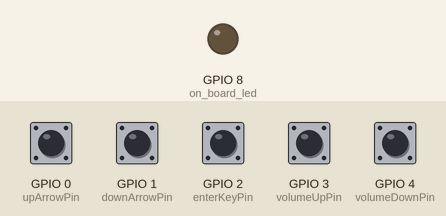
The sketch below on a simulated ESP32-C6. On the bench: output pins drawn as LEDs (lit = HIGH). Dashed ring = blinking. The inputs (shaded band) are chosen by the test bench; at power-on: GPIO 0 (upArrowPin), GPIO 1 (downArrowPin), GPIO 2 (enterKeyPin), GPIO 3 (volumeUpPin), GPIO 4 (volumeDownPin) HIGH. USB keyboard and mouse output is not drawn.

Above: at 1.2 s.
1.3 s: GPIO 0 (upArrowPin) pulled LOW for 1 s
At 1.45 s:
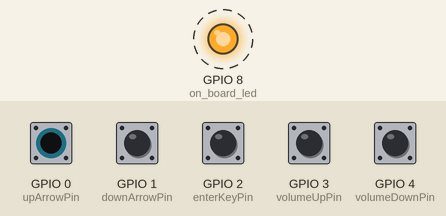
Timing chart, 0 to 4.3 s (numbered marks = the images above; inputs shaded):
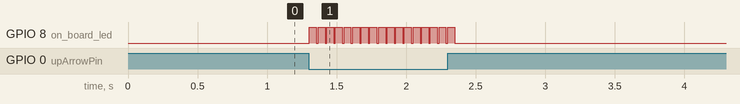

Measured:
- after the input at 1.3 s, GPIO 8 (on_board_led): alternates HIGH for 0.05 s and LOW for 0.01 s, 34 changes in all, then stays LOW, starting at once

The sketch:

esp32-c6-zero-m_btle_hid_device.ino
```cpp
/*
  esp32-c6-zero-m_ble_hid_device

  This is my test attempt to create a Bluetooth LE Device which
  is supposed to emulate a mouse vscroll and hscroll
*/

#include <BleKeyboard.h>

// this is the array the library takes to configure the device
// containing (device_name, oem, battery_default_level)
BleKeyboard bleKeyboard("ESP32 HID Dial", "Espressif", 100);

// my mapping for the pins, prone to change
const int upArrowPin = 0;
const int downArrowPin = 1;
const int enterKeyPin = 2;
const int volumeUpPin = 3;
const int volumeDownPin = 4;

// setup code that runs before the loop
void setup() {
  pinMode(upArrowPin, INPUT_PULLUP);
  pinMode(downArrowPin, INPUT_PULLUP);
  pinMode(enterKeyPin, INPUT_PULLUP);
  pinMode(volumeUpPin, INPUT_PULLUP);
  pinMode(volumeDownPin, INPUT_PULLUP);

  pinMode(LED_BUILTIN, OUTPUT); // on board led

  // calls a library function
  bleKeyboard.begin();
}

// main loop
void loop() {
  // enables the reading of GPIO when it is connected
  if (bleKeyboard.isConnected()) {
    if (digitalRead(upArrowPin) == LOW) {
      bleKeyboard.write(KEY_UP_ARROW);
      blinkLED();
    }

    if (digitalRead(downArrowPin) == LOW) {
      bleKeyboard.write(KEY_DOWN_ARROW);
      blinkLED();
    }

    if (digitalRead(enterKeyPin) == LOW) {
      bleKeyboard.write(KEY_RETURN);
      blinkLED();
    }

    if (digitalRead(volumeUpPin) == LOW) {
      bleKeyboard.write(KEY_MEDIA_VOLUME_UP);
      blinkLED();
    }

    if (digitalRead(volumeDownPin) == LOW) {
      bleKeyboard.write(KEY_MEDIA_VOLUME_DOWN);
      blinkLED();
    }
  }

  delay(10);  // small delay to avoid bouncing
}

// visual feedback for button actions
void blinkLED() {
  digitalWrite(LED_BUILTIN, HIGH);
  delay(50);
  digitalWrite(LED_BUILTIN, LOW);
}
```
